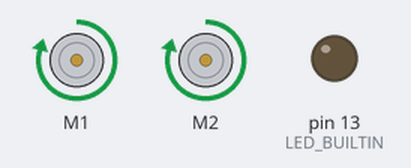
Bench run of a sketch on a simulated Arduino Uno, built with avr-gcc and run on an emulated ATmega328P. Parts: 2 × DC motor (green arrow = forward, orange = backward, longer = faster), output pins drawn as LEDs (lit = HIGH).

Above: at 5.0 s.
At 25.2 s:
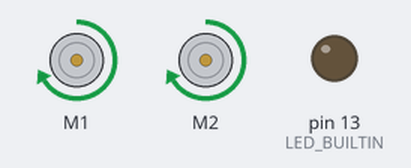
At 40.9 s:
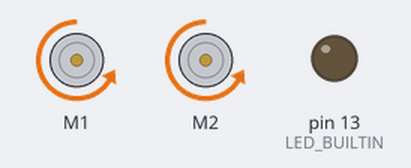
At 44.3 s:
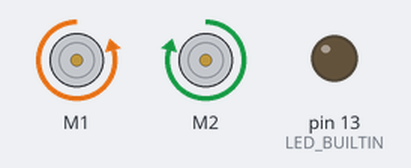
Timing chart, 0 to 58.9 s (numbered marks = the images above):
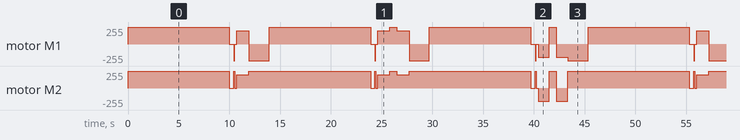

Measured:
- by itself, motor M1: moves between backward 250/255 and forward 250/255, repeating every 45.3 s

The sketch:

Collection_1.0.ino
```cpp
#include <Wire.h>
#include <Adafruit_MotorShield.h>

Adafruit_MotorShield AFMS = Adafruit_MotorShield();

Adafruit_DCMotor *Motor1 = AFMS.getMotor(1);
Adafruit_DCMotor *Motor2 = AFMS.getMotor(2);

void setup() {
  pinMode(LED_BUILTIN, OUTPUT);
  AFMS.begin();

}

int movespeed = 250;
int turnspeed = 200;

void forward(int forward){
  Motor1->setSpeed(movespeed);
  Motor2->setSpeed(movespeed);
  Motor1->run(FORWARD);
  Motor2->run(FORWARD);
  delay(forward);

}

void backward(int backward){
  Motor1->setSpeed(movespeed);
  Motor2->setSpeed(movespeed);
  Motor1->run(BACKWARD);
  Motor2->run(FORWARD);
  delay(backward);
}
void turnright(){
  Motor1->setSpeed(turnspeed);
  Motor2 ->setSpeed(turnspeed);
  Motor1->run(FORWARD);
  Motor2->run(FORWARD);
  delay(1200);
}
void turnleft(){
  Motor1->setSpeed(turnspeed);
  Motor2 ->setSpeed(turnspeed);
  Motor1->run(BACKWARD);
  Motor2->run(BACKWARD);
  delay(1110);

}

void bump(){
  Motor1->run(RELEASE);
  Motor2->run(RELEASE);
  delay(400);
  Motor1->run(BACKWARD);
  Motor2->run(FORWARD);
  delay(100);
  Motor1->setSpeed(0);
  Motor2 ->setSpeed(0);
  Motor1->run(BACKWARD);
  Motor2->run(FORWARD);
  delay(200);
  Motor1->run(RELEASE);
  Motor2->run(RELEASE);

}


void loop() {
  // put your main code here, to run repeatedly:
  forward(10000);
  bump();
  turnright();
  backward(2000);

  forward(10000);//start zigzag
  bump();
  turnright();
  forward(500);
  delay(200);
  turnright();
  backward(2000);//end zigzag

  forward(10000);
  bump();
  turnleft();
  forward(500);
  delay(200);
  turnleft();
  backward(2000);


}
```
